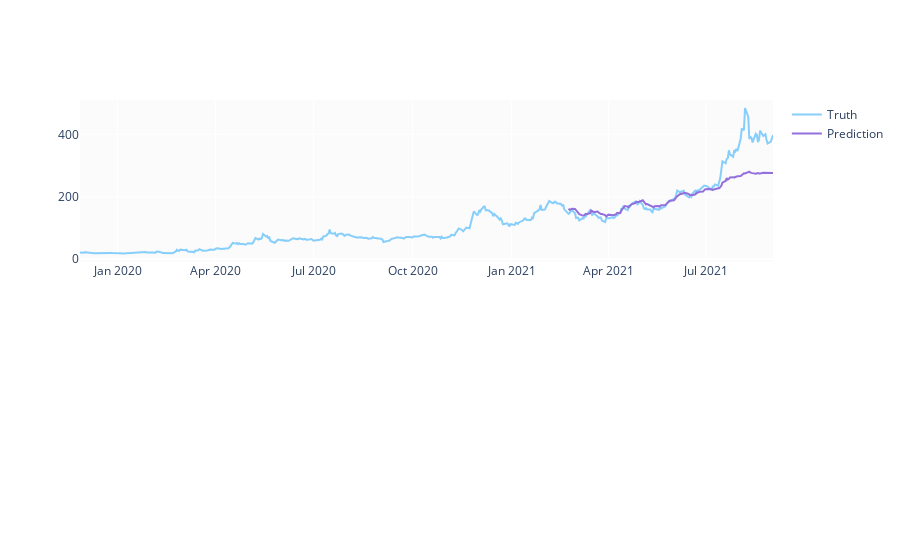

Notebook code for this chart:
### Code cell
plot_predictions(predicted_prices, mrna_df, 'Close')

### Figure 1 — Plotly figure (JSON) as saved in the notebook; plotly's stock layout.template omitted (floating-point values rounded to 4 significant figures; data arrays with more than 128 entries replaced by an {"elided": "..."} marker saying what was removed)
{"data": [{"marker": {"color": "LightSkyBlue"}, "name": "Truth", "type": "scatter", "x": {"elided": "444 str values"}, "xaxis": "x", "y": {"elided": "444 float values"}, "yaxis": "y"}, {"marker": {"color": "MediumPurple"}, "name": "Prediction", "type": "scatter", "x": {"elided": "134 str values"}, "xaxis": "x", "y": {"elided": "134 float values"}, "yaxis": "y"}], "layout": {"autosize": true, "xaxis": {"anchor": "y", "autorange": true, "domain": [0, 1], "range": ["2019-11-27", "2021-09-01"], "showspikes": false, "type": "date"}, "xaxis2": {"anchor": "y2", "domain": [0, 1]}, "yaxis": {"anchor": "x", "autorange": true, "domain": [0.575, 1], "range": [-8.147, 510.4], "showspikes": false, "type": "linear"}, "yaxis2": {"anchor": "x2", "domain": [0, 0.425]}}}
